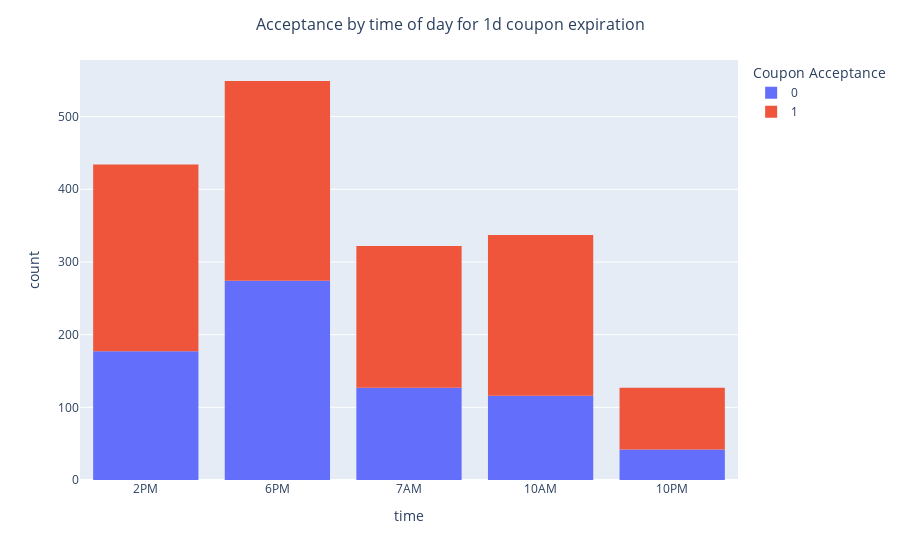

The notebook cell this image was saved under:
### Code cell
#histogram graph to show how time is a factor for coupon acceptance for the 1d coupon expiration
fig = px.histogram(data_coffee.query("expiration == '1d'"), x = "time", color = "Coupon Acceptance")

fig.update_layout(
    title="Acceptance by time of day for 1d coupon expiration",
    title_font=dict(size=16),
    title_x=0.5  
)

### Figure 1 — Plotly figure (JSON) as saved in the notebook; plotly's stock layout.template omitted (floating-point values rounded to 4 significant figures; data arrays with more than 128 entries replaced by an {"elided": "..."} marker saying what was removed)
{"data": [{"alignmentgroup": "True", "bingroup": "x", "hovertemplate": "Coupon Acceptance=0<br>time=%{x}<br>count=%{y}<extra></extra>", "legendgroup": "0", "marker": {"color": "#636efa", "pattern": {"shape": ""}}, "name": "0", "offsetgroup": "0", "orientation": "v", "showlegend": true, "type": "histogram", "x": {"elided": "736 str values"}, "xaxis": "x", "yaxis": "y"}, {"alignmentgroup": "True", "bingroup": "x", "hovertemplate": "Coupon Acceptance=1<br>time=%{x}<br>count=%{y}<extra></extra>", "legendgroup": "1", "marker": {"color": "#EF553B", "pattern": {"shape": ""}}, "name": "1", "offsetgroup": "1", "orientation": "v", "showlegend": true, "type": "histogram", "x": {"elided": "1033 str values"}, "xaxis": "x", "yaxis": "y"}], "layout": {"barmode": "relative", "legend": {"title": {"text": "Coupon Acceptance"}, "tracegroupgap": 0}, "margin": {"t": 60}, "title": {"font": {"size": 16}, "text": "Acceptance by time of day for 1d coupon expiration", "x": 0.5}, "xaxis": {"anchor": "y", "domain": [0, 1], "title": {"text": "time"}}, "yaxis": {"anchor": "x", "domain": [0, 1], "title": {"text": "count"}}}}
